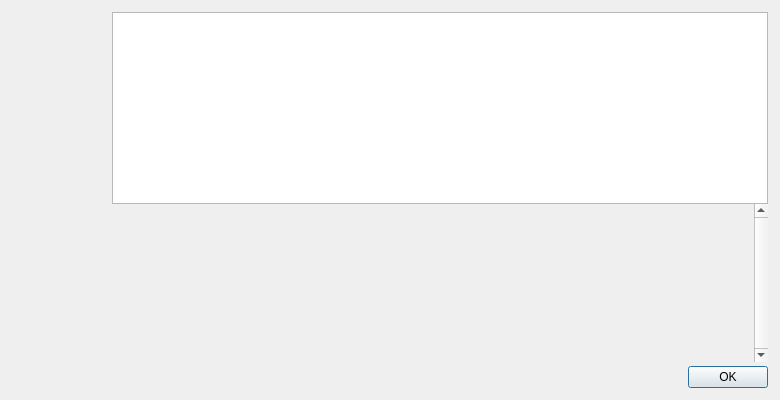
<?xml version="1.0" encoding="UTF-8"?>
<ui version="4.0">
 <class>HelpMessageDialog</class>
 <widget class="QDialog" name="HelpMessageDialog">
  <property name="geometry">
   <rect>
    <x>0</x>
    <y>0</y>
    <width>780</width>
    <height>400</height>
   </rect>
  </property>
  <layout class="QHBoxLayout" name="horizontalLayout_2">
   <property name="spacing">
    <number>0</number>
   </property>
   <property name="leftMargin">
    <number>12</number>
   </property>
   <property name="topMargin">
    <number>12</number>
   </property>
   <property name="rightMargin">
    <number>12</number>
   </property>
   <property name="bottomMargin">
    <number>12</number>
   </property>
   <item>
    <layout class="QVBoxLayout" name="verticalLayoutLogo" stretch="0,0">
     <property name="leftMargin">
      <number>0</number>
     </property>
     <property name="topMargin">
      <number>4</number>
     </property>
     <property name="rightMargin">
      <number>0</number>
     </property>
     <item alignment="Qt::AlignLeft">
      <widget class="QFrame" name="logospacer">
       <property name="enabled">
        <bool>true</bool>
       </property>
       <property name="minimumSize">
        <size>
         <width>100</width>
         <height>20</height>
        </size>
       </property>
       <property name="maximumSize">
        <size>
         <width>100</width>
         <height>20</height>
        </size>
       </property>
       <property name="frameShape">
        <enum>QFrame::NoFrame</enum>
       </property>
       <property name="frameShadow">
        <enum>QFrame::Raised</enum>
       </property>
      </widget>
     </item>
     <item>
      <widget class="QLabel" name="aboutLogo">
       <property name="sizePolicy">
        <sizepolicy hsizetype="Preferred" vsizetype="Ignored">
         <horstretch>0</horstretch>
         <verstretch>0</verstretch>
        </sizepolicy>
       </property>
       <property name="minimumSize">
        <size>
         <width>100</width>
         <height>345</height>
        </size>
       </property>
       <property name="maximumSize">
        <size>
         <width>100</width>
         <height>345</height>
        </size>
       </property>
       <property name="pixmap">
        <pixmap resource="../bitcoin.qrc">:/icons/about</pixmap>
       </property>
       <property name="scaledContents">
        <bool>true</bool>
       </property>
       <property name="alignment">
        <set>Qt::AlignLeading|Qt::AlignLeft|Qt::AlignTop</set>
       </property>
      </widget>
     </item>
    </layout>
   </item>
   <item>
    <layout class="QVBoxLayout" name="verticalLayout">
     <item>
      <widget class="QTextEdit" name="helpMessage">
       <property name="readOnly">
        <bool>true</bool>
       </property>
      </widget>
     </item>
     <item>
      <widget class="QScrollArea" name="scrollArea">
       <property name="frameShape">
        <enum>QFrame::NoFrame</enum>
       </property>
       <property name="verticalScrollBarPolicy">
        <enum>Qt::ScrollBarAlwaysOn</enum>
       </property>
       <property name="widgetResizable">
        <bool>true</bool>
       </property>
       <widget class="QWidget" name="scrollAreaWidgetContents">
        <property name="geometry">
         <rect>
          <x>0</x>
          <y>0</y>
          <width>632</width>
          <height>128</height>
         </rect>
        </property>
        <layout class="QVBoxLayout" name="verticalLayout_2">
         <item>
          <widget class="QLabel" name="aboutMessage">
           <property name="cursor">
            <cursorShape>IBeamCursor</cursorShape>
           </property>
           <property name="textFormat">
            <enum>Qt::PlainText</enum>
           </property>
           <property name="alignment">
            <set>Qt::AlignLeading|Qt::AlignLeft|Qt::AlignTop</set>
           </property>
           <property name="openExternalLinks">
            <bool>true</bool>
           </property>
           <property name="textInteractionFlags">
            <set>Qt::LinksAccessibleByMouse|Qt::TextSelectableByKeyboard|Qt::TextSelectableByMouse</set>
           </property>
          </widget>
         </item>
        </layout>
       </widget>
      </widget>
     </item>
     <item>
      <spacer name="verticalSpacer">
       <property name="orientation">
        <enum>Qt::Vertical</enum>
       </property>
       <property name="sizeType">
        <enum>QSizePolicy::Fixed</enum>
       </property>
       <property name="sizeHint" stdset="0">
        <size>
         <width>4</width>
         <height>4</height>
        </size>
       </property>
      </spacer>
     </item>
     <item>
      <widget class="QDialogButtonBox" name="okButton">
       <property name="orientation">
        <enum>Qt::Horizontal</enum>
       </property>
       <property name="standardButtons">
        <set>QDialogButtonBox::Ok</set>
       </property>
      </widget>
     </item>
    </layout>
   </item>
  </layout>
 </widget>
 <resources>
  <include location="../bitcoin.qrc"/>
 </resources>
 <connections>
  <connection>
   <sender>okButton</sender>
   <signal>accepted()</signal>
   <receiver>HelpMessageDialog</receiver>
   <slot>accept()</slot>
   <hints>
    <hint type="sourcelabel">
     <x>20</x>
     <y>20</y>
    </hint>
    <hint type="destinationlabel">
     <x>20</x>
     <y>20</y>
    </hint>
   </hints>
  </connection>
  <connection>
   <sender>okButton</sender>
   <signal>rejected()</signal>
   <receiver>HelpMessageDialog</receiver>
   <slot>reject()</slot>
   <hints>
    <hint type="sourcelabel">
     <x>20</x>
     <y>20</y>
    </hint>
    <hint type="destinationlabel">
     <x>20</x>
     <y>20</y>
    </hint>
   </hints>
  </connection>
 </connections>
</ui>
